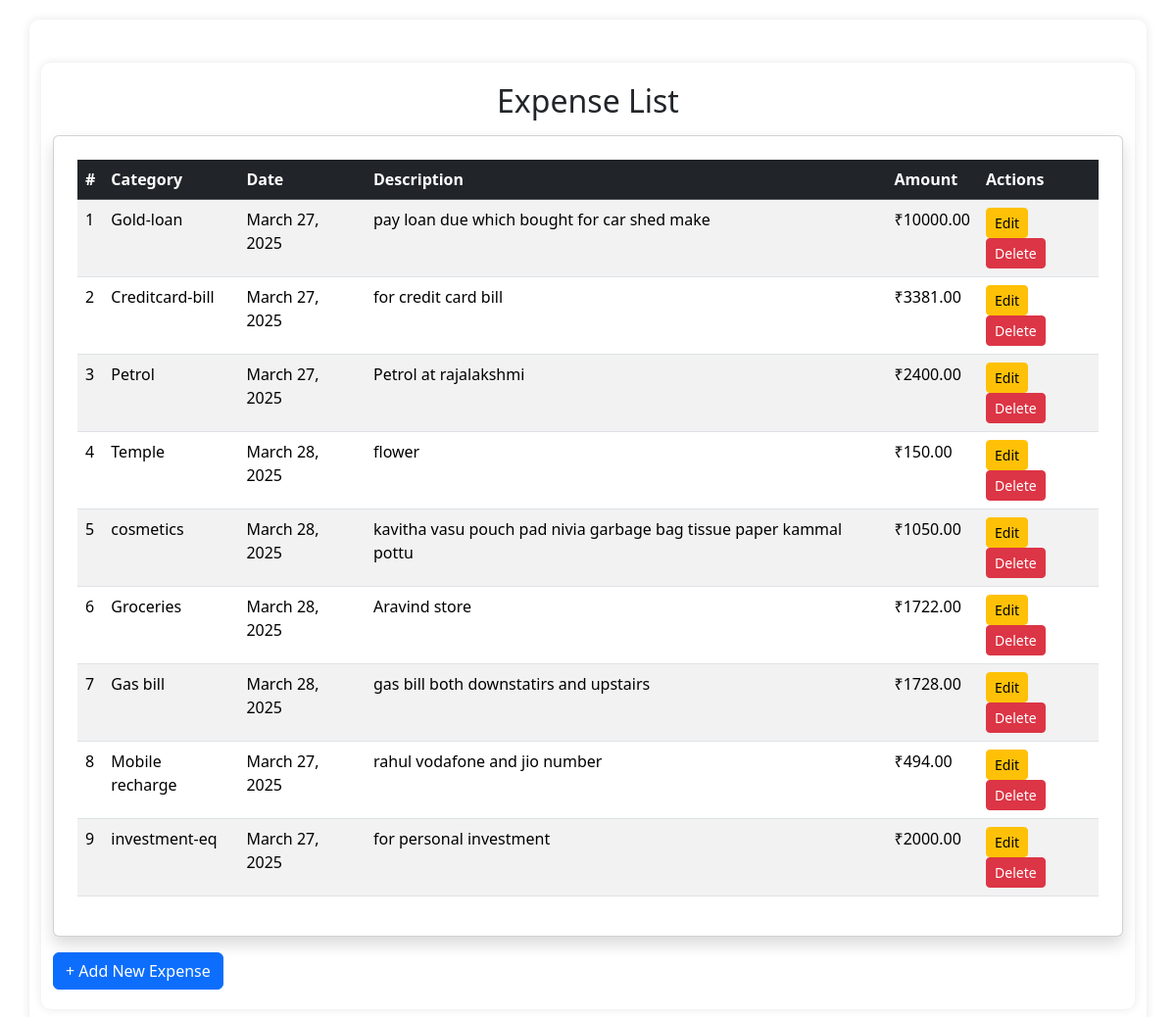
/expenses/ (signed in), run on an earlier commit of the app's database.
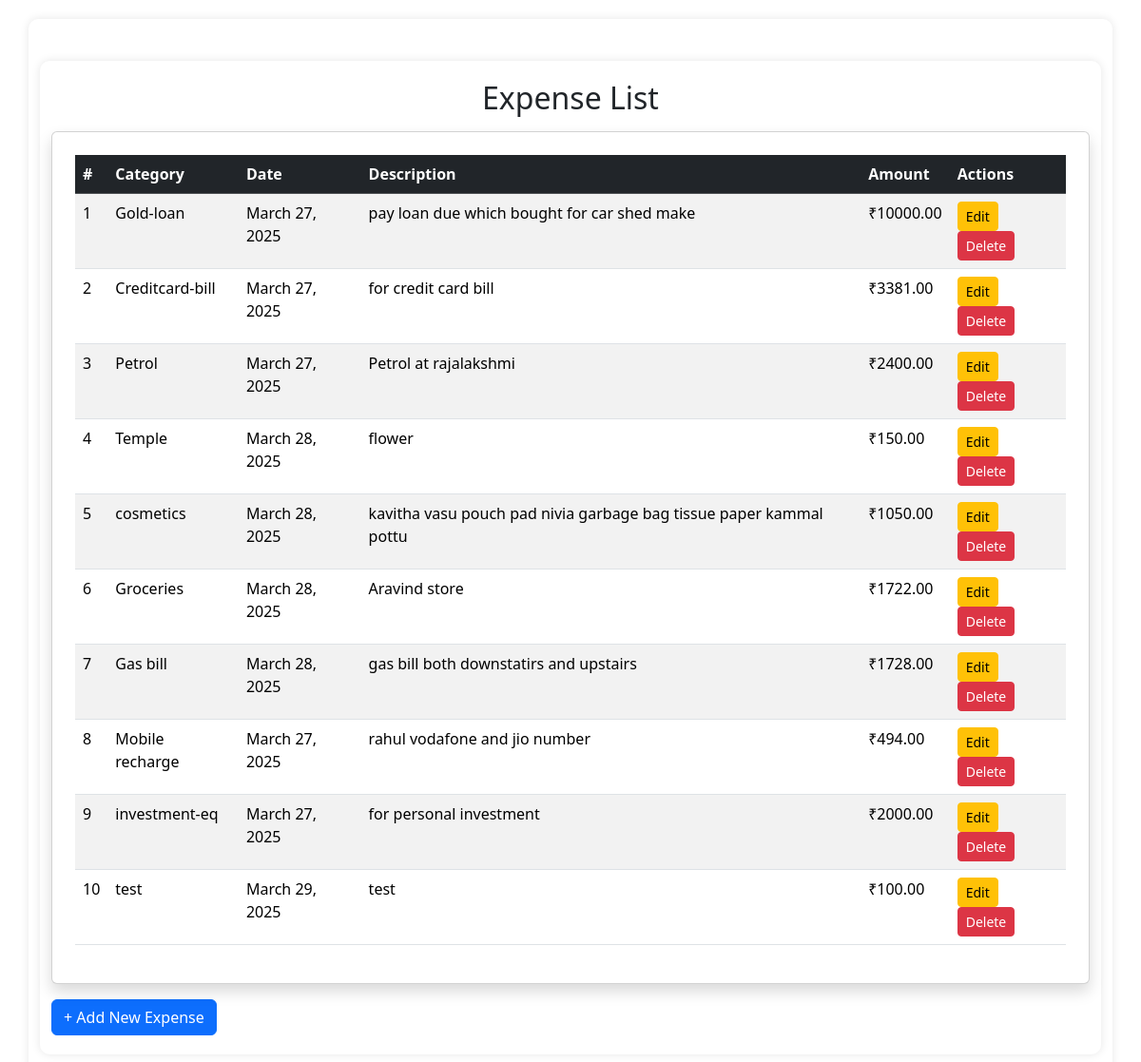
And on a later commit of the database.
### selavu/models.py (models this page shows, shortened)
class Expense(models.Model):
    category = models.ForeignKey(
        Category, on_delete=models.CASCADE)  # Link to Category model
    date = models.DateField()  # Stores date
    add_by = models.ForeignKey(
        User, on_delete=models.CASCADE)  # Links to User model
    description = models.TextField()  # Long text field for description
    amount = models.DecimalField(max_digits=10, decimal_places=2)

class Category(models.Model):
    id = models.AutoField(primary_key=True)  # Auto-incrementing ID
    name = models.CharField(max_length=255, unique=True)
    user = models.ForeignKey(User, on_delete=models.CASCADE)

### selavu/views.py (the view)
# urls.py: path('expenses/',  views.expense_list, name='expense_list'),
@login_required
def expense_list(request):
    expenses = Expense.objects.filter(
        add_by=request.user)  # Show only user's expenses
    return render(request, 'expense_list.html', {'expenses': expenses})

### selavu/templates/expense_list.html
{% extends 'base.html' %}
{% block content %}
<div class="container mt-4">
    <h2 class="text-center">Expense List</h2>
    <div class="card shadow p-4 mt-3">
        <table class="table table-striped table-hover">
            <thead class="table-dark">
                <tr>
                    <th>#</th>
                    <th>Category</th>
                    <th>Date</th>
                    <th>Description</th>
                    <th>Amount</th>
                    <th>Actions</th>
                </tr>
            </thead>
            <tbody>
                {% for expense in expenses %}
                <tr>
                    <td>{{ forloop.counter }}</td>
                    <td>{{ expense.category.name }}</td>
                    <td>{{ expense.date }}</td>
                    <td>{{ expense.description }}</td>
                    <td>₹{{ expense.amount }}</td>
                    <td>
                        <a href="{% url 'edit_expense' expense.id %}" class="btn btn-sm btn-warning">Edit</a>
                        <a href="{% url 'delete_expense' expense.id %}" class="btn btn-sm btn-danger"
   onclick="return confirm('Are you sure you want to delete this expense?');">
    Delete
</a>
                    </td>
                </tr>
                {% empty %}
                <tr>
                    <td colspan="6" class="text-center text-muted">No expenses recorded.</td>
                </tr>
                {% endfor %}
            </tbody>
        </table>
    </div>
    <a href="{% url 'add_expense' %}" class="btn btn-primary mt-3">+ Add New Expense</a>
</div>
<link rel="stylesheet" href="https://cdn.jsdelivr.net/npm/bootstrap@5.3.2/dist/css/bootstrap.min.css">
{% endblock %}

What changed in the data, as far as the page shows it:
added Expense: category.name "test", date "March 29, 2025", description "test", amount "100.00"
